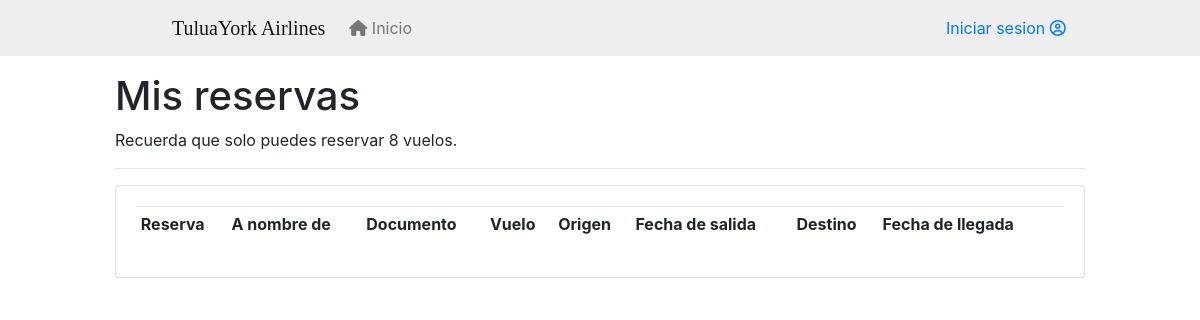
/flights/greservas/1, run on an earlier commit of the app's database.
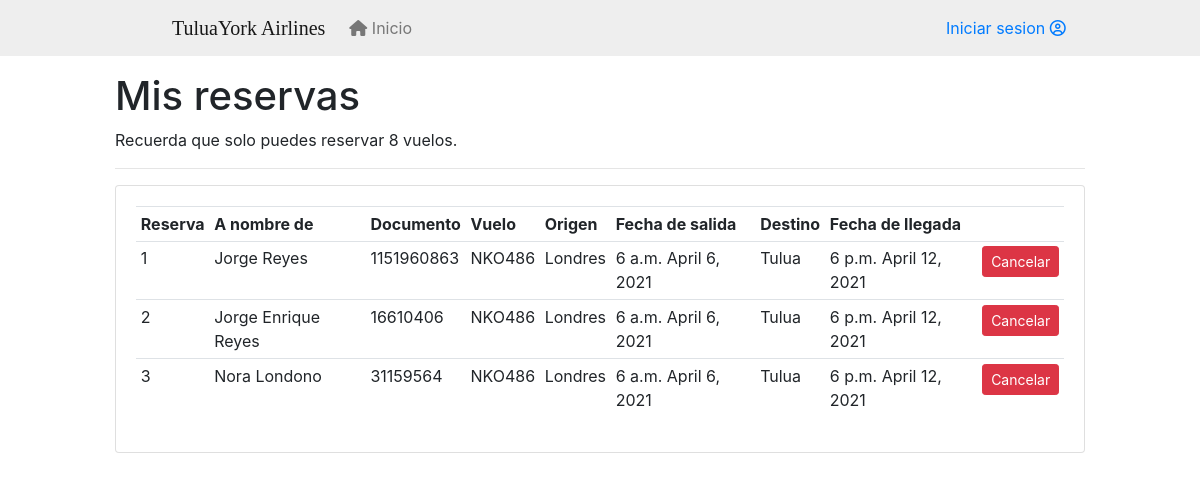
And on a later commit of the database.
### flights/models.py (models this page shows, shortened)
class reserva(models.Model):
    usuario = models.ForeignKey(settings.AUTH_USER_MODEL, on_delete=models.CASCADE)
    vuelo = models.ForeignKey(vuelo, on_delete=models.CASCADE)
    estado = models.BooleanField(default=True)
    nombre = models.CharField(max_length=20)
    cc = models.CharField(max_length=12)

class vuelo(models.Model):
    nombre = models.CharField(max_length=20)
    origen = models.ForeignKey(ciudad, related_name='origen', on_delete=models.CASCADE)
    destino = models.ForeignKey(ciudad, related_name='destino', on_delete=models.CASCADE)
    fecha_salida = models.DateField()
    hora_salida = models.TimeField()
    fecha_llegada = models.DateField()
    hora_llegada = models.TimeField()
    costo = models.IntegerField()
    estado = models.BooleanField(default=True)
    capacidad = models.IntegerField()

class ciudad(models.Model):
    nombre = models.CharField(max_length=20)
    pais = models.CharField(max_length=20)
    visa = models.BooleanField()

### flights/views.py (the view, shortened to what this page needs)
# urls.py: path('greservas/<int:user_id>', greservas, name='greservas'),
def greservas(request, user_id):
    titulo = "Mis reservas"
    mensaje = ""
    reservas = reserva.objects.filter(usuario=user_id, estado=True, vuelo__fecha_salida__gte=today) # lt, gt, lte, gte
    max = max_reservas.objects.get(user=user_id)
    reservasW = reserva.objects.filter(usuario=user_id, estado=True, vuelo__fecha_salida=today)
    climas = [None] * len(reservasW)
    for i in range(len(reservasW)):
        climas[i] = [None] * 3
    context = {"titulo": titulo, "mensaje": mensaje, "reservas": reservas, 'max': max, 'climas': climas, 'n': len(climas)}
    return render(request, "mis_vuelos.html", context)

### flights/templates/mis_vuelos.html (shortened to what this page needs)
{% extends "base.html" %}
{% block content %}
<h1>{{titulo}}</h1>
<p>Recuerda que solo puedes reservar {{max.cantidad}} vuelos.</p>
<hr>
<div class="card card-body">
    <table class="table table-sm">
				<tr>
                    <th>Reserva</th>
                    <th>A nombre de</th>
					<th>Documento</th>
					<th>Vuelo</th>
					<th>Origen</th>
                    <th>Fecha de salida</th>
                    <th>Destino</th>
                    <th>Fecha de llegada</th>
					<th></th>
				</tr>
				{% for reserva in reservas %}
					<tr>
                        <td>{{reserva.id}}</td>
                        <td>{{reserva.nombre}}</td>
						<td>{{reserva.cc}}</td>
						<td>{{reserva.vuelo.nombre}}</td>
                        <td>{{reserva.vuelo.origen.nombre}}</td>
						<td>{{reserva.vuelo.hora_salida}} {{reserva.vuelo.fecha_salida}} </td>
                        <td>{{reserva.vuelo.destino.nombre}}</td>
                        <td>{{reserva.vuelo.hora_llegada}} {{reserva.vuelo.fecha_llegada}}</td>
						<td><a class="btn btn-sm btn-danger" href="/flights/cancelreserve/{{ reserva.id }}">Cancelar</a></td>
					</tr>
				{% endfor %}
	</table>
</div>
{% endblock content %}

What changed in the data, as far as the page shows it:
now on this page (row edited): reserva: id "1", nombre "Jorge Reyes", cc "1151960863", vuelo.nombre "NKO486", vuelo.origen.nombre "Londres", vuelo.hora_salida "6 a.m.", vuelo.fecha_salida "April 6, 2021", vuelo.destino.nombre "Tulua", vuelo.hora_llegada "6 p.m.", vuelo.fecha_llegada "April 12, 2021"
now on this page (row edited): reserva: id "2", nombre "Jorge Enrique Reyes", cc "16610406", vuelo.nombre "NKO486", vuelo.origen.nombre "Londres", vuelo.hora_salida "6 a.m.", vuelo.fecha_salida "April 6, 2021", vuelo.destino.nombre "Tulua", vuelo.hora_llegada "6 p.m.", vuelo.fecha_llegada "April 12, 2021"
now on this page (row edited): reserva: id "3", nombre "Nora Londono", cc "31159564", vuelo.nombre "NKO486", vuelo.origen.nombre "Londres", vuelo.hora_salida "6 a.m.", vuelo.fecha_salida "April 6, 2021", vuelo.destino.nombre "Tulua", vuelo.hora_llegada "6 p.m.", vuelo.fecha_llegada "April 12, 2021"
